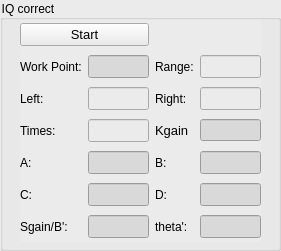
   <widget class="QGroupBox" name="groupBox_IQ">
    <property name="geometry">
     <rect>
      <x>140</x>
      <y>20</y>
      <width>281</width>
      <height>251</height>
     </rect>
    </property>
    <property name="styleSheet">
     <string notr="true">background-color: rgb(235, 235, 235);</string>
    </property>
    <property name="title">
     <string>IQ correct</string>
    </property>
    <widget class="QWidget" name="layoutWidget">
     <property name="geometry">
      <rect>
       <x>20</x>
       <y>20</y>
       <width>241</width>
       <height>222</height>
      </rect>
     </property>
     <layout class="QGridLayout" name="gridLayout_8">
      <item row="0" column="0" colspan="2">
       <widget class="QPushButton" name="pushButton_4">
        <property name="font">
         <font>
          <pointsize>10</pointsize>
         </font>
        </property>
        <property name="text">
         <string>Start</string>
        </property>
       </widget>
      </item>
      <item row="1" column="0">
       <widget class="QLabel" name="label_145">
        <property name="font">
         <font>
          <family>Arial</family>
          <pointsize>9</pointsize>
          <weight>50</weight>
          <bold>false</bold>
         </font>
        </property>
        <property name="text">
         <string>Work Point:</string>
        </property>
       </widget>
      </item>
      <item row="1" column="1">
       <widget class="QLineEdit" name="lineEdit_IQ_WP">
        <property name="font">
         <font>
          <family>Arial</family>
          <pointsize>10</pointsize>
          <weight>50</weight>
          <bold>false</bold>
         </font>
        </property>
        <property name="mouseTracking">
         <bool>true</bool>
        </property>
        <property name="styleSheet">
         <string notr="true">background-color: rgb(217, 217, 217);</string>
        </property>
        <property name="text">
         <string/>
        </property>
       </widget>
      </item>
      <item row="1" column="2">
       <widget class="QLabel" name="label_150">
        <property name="font">
         <font>
          <family>Arial</family>
          <pointsize>9</pointsize>
          <weight>50</weight>
          <bold>false</bold>
         </font>
        </property>
        <property name="text">
         <string>Range:</string>
        </property>
       </widget>
      </item>
      <item row="1" column="3">
       <widget class="QLineEdit" name="lineEdit_IQ_Range">
        <property name="font">
         <font>
          <family>Arial</family>
          <pointsize>10</pointsize>
          <weight>50</weight>
          <bold>false</bold>
         </font>
        </property>
        <property name="mouseTracking">
         <bool>true</bool>
        </property>
        <property name="text">
         <string/>
        </property>
       </widget>
      </item>
      <item row="2" column="0">
       <widget class="QLabel" name="label_151">
        <property name="font">
         <font>
          <family>Arial</family>
          <pointsize>9</pointsize>
          <weight>50</weight>
          <bold>false</bold>
         </font>
        </property>
        <property name="text">
         <string>Left:</string>
        </property>
       </widget>
      </item>
      <item row="2" column="1">
       <widget class="QLineEdit" name="lineEdit_IQ_Left">
        <property name="font">
         <font>
          <family>Arial</family>
          <pointsize>10</pointsize>
          <weight>50</weight>
          <bold>false</bold>
         </font>
        </property>
        <property name="mouseTracking">
         <bool>true</bool>
        </property>
        <property name="text">
         <string/>
        </property>
       </widget>
      </item>
      <item row="2" column="2">
       <widget class="QLabel" name="label_152">
        <property name="font">
         <font>
          <family>Arial</family>
          <pointsize>9</pointsize>
          <weight>50</weight>
          <bold>false</bold>
         </font>
        </property>
        <property name="text">
         <string>Right:</string>
        </property>
       </widget>
      </item>
      <item row="2" column="3">
       <widget class="QLineEdit" name="lineEdit_IQ_Right">
        <property name="font">
         <font>
          <family>Arial</family>
          <pointsize>10</pointsize>
          <weight>50</weight>
          <bold>false</bold>
         </font>
        </property>
        <property name="mouseTracking">
         <bool>true</bool>
        </property>
        <property name="text">
         <string/>
        </property>
       </widget>
      </item>
      <item row="3" column="0">
       <widget class="QLabel" name="label_153">
        <property name="font">
         <font>
          <family>Arial</family>
          <pointsize>9</pointsize>
          <weight>50</weight>
          <bold>false</bold>
         </font>
        </property>
        <property name="text">
         <string>Times:</string>
        </property>
       </widget>
      </item>
      <item row="3" column="1">
       <widget class="QLineEdit" name="lineEdit_IQ_Times">
        <property name="font">
         <font>
          <family>Arial</family>
          <pointsize>10</pointsize>
          <weight>50</weight>
          <bold>false</bold>
         </font>
        </property>
        <property name="mouseTracking">
         <bool>true</bool>
        </property>
        <property name="text">
         <string/>
        </property>
       </widget>
      </item>
      <item row="3" column="2">
       <widget class="QLabel" name="label_5">
        <property name="font">
         <font>
          <pointsize>10</pointsize>
         </font>
        </property>
        <property name="text">
         <string>Kgain</string>
        </property>
       </widget>
      </item>
      <item row="3" column="3">
       <widget class="QLineEdit" name="lineEdit_IQ_K">
        <property name="styleSheet">
         <string notr="true">background-color: rgb(217, 217, 217);</string>
        </property>
       </widget>
      </item>
      <item row="4" column="0">
       <widget class="QLabel" name="label_141">
        <property name="font">
         <font>
          <family>Arial</family>
          <pointsize>9</pointsize>
          <weight>50</weight>
          <bold>false</bold>
         </font>
        </property>
        <property name="text">
         <string>A:</string>
        </property>
       </widget>
      </item>
      <item row="4" column="1">
       <widget class="QLineEdit" name="lineEdit_IQ_A">
        <property name="font">
         <font>
          <family>Arial</family>
          <pointsize>10</pointsize>
          <weight>50</weight>
          <bold>false</bold>
         </font>
        </property>
        <property name="mouseTracking">
         <bool>true</bool>
        </property>
        <property name="styleSheet">
         <string notr="true">background-color: rgb(217, 217, 217);</string>
        </property>
        <property name="text">
         <string/>
        </property>
       </widget>
      </item>
      <item row="4" column="2">
       <widget class="QLabel" name="label_142">
        <property name="font">
         <font>
          <family>Arial</family>
          <pointsize>9</pointsize>
          <weight>50</weight>
          <bold>false</bold>
         </font>
        </property>
        <property name="text">
         <string>B:</string>
        </property>
       </widget>
      </item>
      <item row="4" column="3">
       <widget class="QLineEdit" name="lineEdit_IQ_B">
        <property name="font">
         <font>
          <family>Arial</family>
          <pointsize>10</pointsize>
          <weight>50</weight>
          <bold>false</bold>
         </font>
        </property>
        <property name="styleSheet">
         <string notr="true">background-color: rgb(217, 217, 217);</string>
        </property>
       </widget>
      </item>
      <item row="5" column="0">
       <widget class="QLabel" name="label_144">
        <property name="font">
         <font>
          <family>Arial</family>
          <pointsize>9</pointsize>
          <weight>50</weight>
          <bold>false</bold>
         </font>
        </property>
        <property name="text">
         <string>C:</string>
        </property>
       </widget>
      </item>
      <item row="5" column="1">
       <widget class="QLineEdit" name="lineEdit_IQ_C">
        <property name="font">
         <font>
          <family>Arial</family>
          <pointsize>10</pointsize>
          <weight>50</weight>
          <bold>false</bold>
         </font>
        </property>
        <property name="mouseTracking">
         <bool>true</bool>
        </property>
        <property name="styleSheet">
         <string notr="true">background-color: rgb(217, 217, 217);</string>
        </property>
        <property name="text">
         <string/>
        </property>
       </widget>
      </item>
      <item row="5" column="2">
       <widget class="QLabel" name="label_143">
        <property name="font">
         <font>
          <family>Arial</family>
          <pointsize>9</pointsize>
          <weight>50</weight>
          <bold>false</bold>
         </font>
        </property>
        <property name="text">
         <string>D:</string>
        </property>
       </widget>
      </item>
      <item row="5" column="3">
       <widget class="QLineEdit" name="lineEdit_IQ_D">
        <property name="font">
         <font>
          <family>Arial</family>
          <pointsize>10</pointsize>
          <weight>50</weight>
          <bold>false</bold>
         </font>
        </property>
        <property name="styleSheet">
         <string notr="true">background-color: rgb(217, 217, 217);</string>
        </property>
       </widget>
      </item>
      <item row="6" column="0">
       <widget class="QLabel" name="label_IQ_S">
        <property name="font">
         <font>
          <family>Arial</family>
          <pointsize>9</pointsize>
          <weight>50</weight>
          <bold>false</bold>
         </font>
        </property>
        <property name="text">
         <string>Sgain/B':</string>
        </property>
       </widget>
      </item>
      <item row="6" column="1">
       <widget class="QLineEdit" name="lineEdit_IQ_S">
        <property name="font">
         <font>
          <family>Arial</family>
          <pointsize>10</pointsize>
          <weight>50</weight>
          <bold>false</bold>
         </font>
        </property>
        <property name="mouseTracking">
         <bool>true</bool>
        </property>
        <property name="styleSheet">
         <string notr="true">background-color: rgb(217, 217, 217);</string>
        </property>
        <property name="text">
         <string/>
        </property>
       </widget>
      </item>
      <item row="6" column="2">
       <widget class="QLabel" name="label_146">
        <property name="font">
         <font>
          <family>Arial</family>
          <pointsize>9</pointsize>
          <weight>50</weight>
          <bold>false</bold>
         </font>
        </property>
        <property name="text">
         <string>theta':</string>
        </property>
       </widget>
      </item>
      <item row="6" column="3">
       <widget class="QLineEdit" name="lineEdit_IQ_T">
        <property name="font">
         <font>
          <family>Arial</family>
          <pointsize>10</pointsize>
          <weight>50</weight>
          <bold>false</bold>
         </font>
        </property>
        <property name="styleSheet">
         <string notr="true">background-color: rgb(217, 217, 217);</string>
        </property>
       </widget>
      </item>
     </layout>
    </widget>
   </widget>
